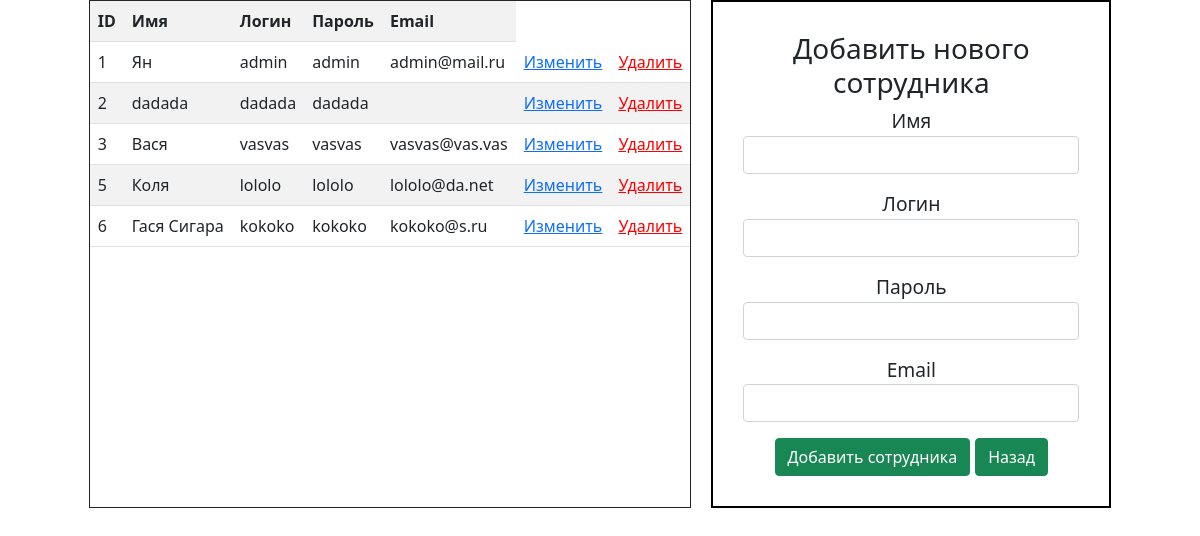
Page /employees.php on the committed database.
### tables this page shows
CREATE TABLE `employees` (
  `id` int(11) NOT NULL,
  `full_name` varchar(255) DEFAULT NULL,
  `login` varchar(255) DEFAULT NULL,
  `password` varchar(255) DEFAULT NULL,
  `email` varchar(255) DEFAULT NULL
);

### employees.php (the view, shortened to what this page needs)
<?php
require_once 'config/connect.php';
?>
<!doctype html>
<html lang="en">
<head>
    <link rel="stylesheet" href="style.css">
    <link rel="stylesheet" type="text/css" href="https://cdn.jsdelivr.net/npm/bootstrap@5.1.3/dist/css/bootstrap.min.css">
</head>
<body>
    <div class='wrap'>
        <div class="border border-dark">
            <table class='table table-striped'>
                <tr>
                    <th>ID</th>
                    <th>Имя</th>
                    <th>Логин</th>
                    <th>Пароль</th>
                    <th>Email</th>
                </tr>
                <?php
                    $employees = mysqli_query($connect, "SELECT * FROM `employees`");
                    $employees = mysqli_fetch_all($employees);
                    foreach ($employees as $employee) {
                        ?>
                            <tr>
                                <td><?= $employee[0] ?></td>
                                <td><?= $employee[1] ?></td>
                                <td><?= $employee[2] ?></td>
                                <td><?= $employee[3] ?></td>
                                <td><?= $employee[4] ?></td>
                                <td><a href="update_employees.php?id=<?= $employee[0] ?>">Изменить</a></td>
                                <td><a style="color: red;" href="vendor/delete_employees.php?id=<?= $employee[0] ?>">Удалить</a></td>
                            </tr>
                        <?php
                    }
                ?>
            </table>
        </div>
        <form action="vendor/create_employees.php" method="post" class='space'>
            <div class='row align-items-start'>
                <big><h3>Добавить нового сотрудника</h3>
                <p>Имя
                <input class="form-control" type="text" name="full_name"></p>
                <p>Логин
                <input class="form-control" type="text" name="login"></p>
                <p>Пароль
                <input class="form-control" type="text" name="password"></p>
                <p>Email
                <input class="form-control" type="text" name="email"></p>
                <button class="btn btn-success" type="submit">Добавить сотрудника</button>
                <button class="btn btn-success" type="button" onclick="location.href='http://crud:8080/index1.php'">Назад</button>
            </div>
        </form>
    </div>
</body>
</html>

### style.css (style rules this page uses)
form { width: 1000px; }
.wrap { display: flex; flex-direction: row; justify-content: center; }
.space { padding: 20px; background: white; border: 2px solid black; margin-left: 10px; width: 400px; text-align: center; }

### employees.php (style rules this page uses)
th, td { padding: 10px; }
th { background: #606060; color: #fff; }
td { background: #b5b5b5; }
.space { padding: 30px; background: white; border: 2px solid black; margin-left: 20px; width: 400px; margin-middle: auto; text-align: center; }
.wrap { display: flex; flex-direction: row; justify-content: center; }

### rows in the picture
employees: id "1", full_name "Ян", login "admin", password "admin", email "admin@mail.ru"
employees: id "2", full_name "dadada", login "dadada", password "dadada"
employees: id "3", full_name "Вася", login "vasvas", password "vasvas", email "vasvas@vas.vas"
employees: id "5", full_name "Коля", login "lololo", password "lololo", email "lololo@da.net"
employees: id "6", full_name "Гася Сигара", login "kokoko", password "kokoko", email "kokoko@s.ru"
